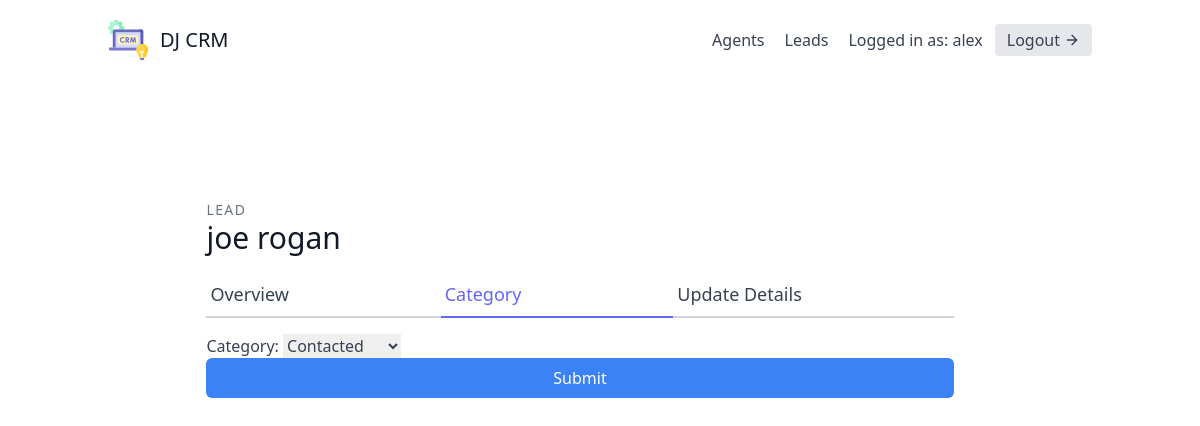
The page /leads/5/category/ (signed in) on the database its author committed.
### leads/models.py (models this page shows, shortened)
class User(AbstractUser):
    is_organisor = models.BooleanField(default=True)
    is_agent = models.BooleanField(default=False)

class Lead(models.Model):
    first_name = models.CharField(max_length=20)
    last_name = models.CharField(max_length=20)
    age = models.IntegerField(default=0)
    organisation = models.ForeignKey(UserProfile, on_delete=models.CASCADE)
    agent = models.ForeignKey("Agent", null=True, blank=True, on_delete=models.SET_NULL)
    category = models.ForeignKey("Category", related_name="leads", null=True, blank=True, on_delete=models.SET_NULL)
    description = models.TextField()
    date_added = models.DateTimeField(auto_now_add=True)
    phone_number = models.CharField(max_length=20)
    email = models.EmailField()

### leads/views.py (the view, shortened to what this page needs)
# urls.py: path('<int:pk>/category/', LeadCategoryUpdateView.as_view(), name='lead-category-update'),
class LeadCategoryUpdateView(LoginRequiredMixin, generic.UpdateView):
    template_name = "leads/lead_category_update.html"
    form_class = LeadCategoryUpdateForm
    def get_queryset(self):
        user = self.request.user
        if user.is_organisor:
            queryset = Lead.objects.filter(organisation=user.userprofile)
        else:
            queryset = Lead.objects.filter(organisation=user.agent.organisation)
            queryset = queryset.filter(agent__user=user)
        return queryset

### leads/forms.py
class LeadCategoryUpdateForm(forms.ModelForm):
    class Meta:
        model = Lead
        fields = (
            'category',
        )

### leads/models.py (called while the page is built)
    def __str__(self):
        return self.name

### leads/templates/leads/lead_category_update.html (shortened to what this page needs)
{% extends "base.html" %}
{% load tailwind_filters %}
{% block content %}
<section class="text-gray-700 body-font overflow-hidden">
    <div class="container px-5 py-24 mx-auto">
      <div class="lg:w-4/5 mx-auto flex flex-wrap">
        <div class="w-full lg:pr-10 lg:py-6 mb-6 lg:mb-0">
            <h2 class="text-sm title-font text-gray-500 tracking-widest">LEAD</h2>
            <h1 class="text-gray-900 text-3xl title-font font-medium mb-4">{{ lead.first_name }} {{ lead.last_name }}</h1>
            <div class="flex mb-4">
                <a href="{% url 'leads:lead-detail' lead.pk %}" class="flex-grow border-b-2 border-gray-300 py-2 text-lg px-1">
                    Overview
                </a>
                <a href="{% url 'leads:lead-category-update' lead.pk %}" class="flex-grow text-indigo-500 border-b-2 border-indigo-500 py-2 text-lg px-1">
                    Category
                </a>
                <a href="{% url 'leads:lead-update' lead.pk %}" class="flex-grow border-b-2 border-gray-300 py-2 text-lg px-1">
                    Update Details
                </a>
            </div>
            <form form method="post">
                {{ form|crispy }}
                <button type="submit" class="w-full text-white bg-blue-500 hover:bg-blue-600 px-3 py-2 rounded-md">Submit</button>
            </form>
        </div>
      </div>
    </div>
  </section>
{% endblock content %}

### templates/navbar.html (shortened to what this page needs)
<header class="text-gray-700 body-font">
    <div class="container mx-auto flex flex-wrap p-5 flex-col md:flex-row items-center">
      <a class="flex title-font font-medium items-center text-gray-900 mb-4 md:mb-0">
        <span class="ml-3 text-xl">DJ CRM</span>
      </a>
      <nav class="md:ml-auto flex flex-wrap items-center text-base justify-center">
        {% if not request.user.is_authenticated %}
          <a href="{% url 'signup' %}" class="mr-5 hover:text-gray-900">Signup</a>
        {% else %}
          {% if request.user.is_organisor %}
          <a href="{% url 'agents:agent-list' %}" class="mr-5 hover:text-gray-900">Agents</a>
          {% endif %}
          <a href="{% url 'leads:lead-list' %}" class="mr-5 hover:text-gray-900">Leads</a>
        {% endif %}
      </nav>
      {% if request.user.is_authenticated %}
        Logged in as: {{ request.user.username }}
        <a href="{% url 'logout' %}" class="ml-3 inline-flex items-center bg-gray-200 border-0 py-1 px-3 focus:outline-none hover:bg-gray-300 rounded text-base mt-4 md:mt-0">
          Logout
            <svg fill="none" stroke="currentColor" stroke-linecap="round" stroke-linejoin="round" stroke-width="2" class="w-4 h-4 ml-1" viewBox="0 0 24 24">
                <path d="M5 12h14M12 5l7 7-7 7"></path>
            </svg>
        </a>
      {% endif %}
    </div>
</header>

### rows shown on the page
User: user.username "alex"
Lead: first_name "joe", last_name "rogan", category "Contacted"
